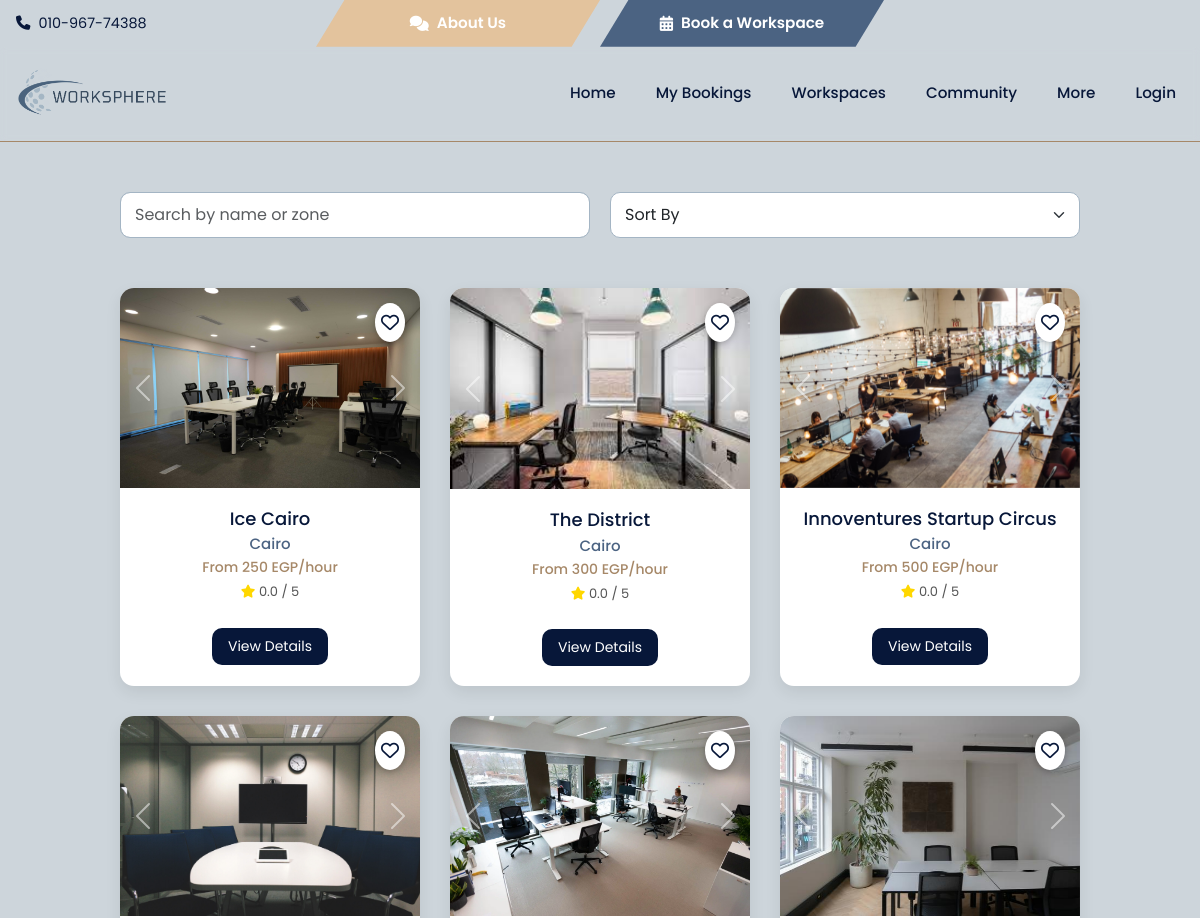
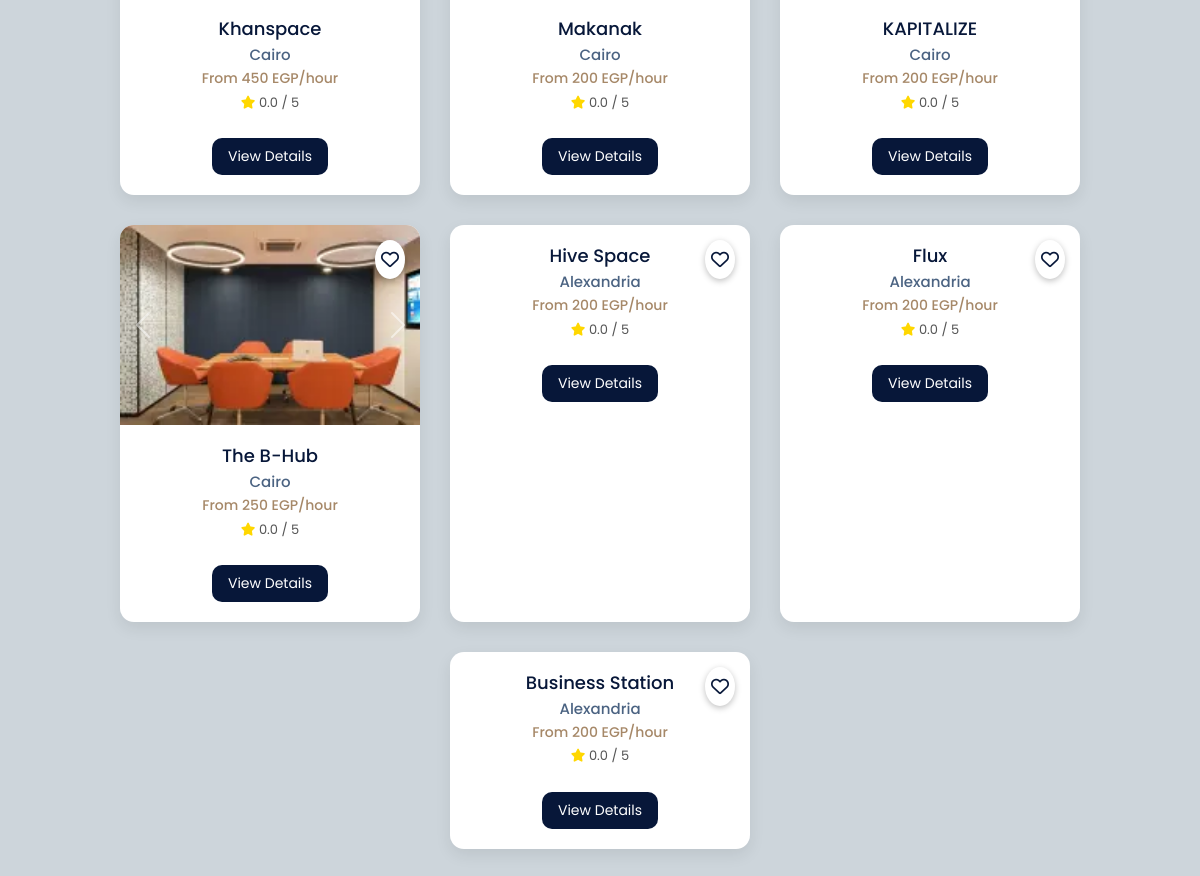
/workspaces_list.php, run on the app's committed database (2 pictures, top to bottom).
### tables this page shows
CREATE TABLE `workspaces` (
  `workspace_id` int(11) NOT NULL,
  `user_id` int(11) NOT NULL,
  `name` varchar(255) NOT NULL,
  `location` varchar(255) NOT NULL,
  `description` longtext DEFAULT NULL,
  `price/hr` float DEFAULT NULL,
  `zone_id` int(11) NOT NULL,
  `created_at` timestamp NOT NULL DEFAULT current_timestamp(),
  `Availability` tinyint(4) NOT NULL DEFAULT 1,
  `latitude` float(10,6) NOT NULL,
  `longitude` float(10,6) NOT NULL
);

CREATE TABLE `rooms` (
  `room_id` int(11) NOT NULL,
  `workspace_id` int(11) NOT NULL,
  `room_name` varchar(255) DEFAULT NULL,
  `seats` int(11) DEFAULT NULL,
  `type_id` int(255) DEFAULT NULL,
  `room_status` varchar(255) DEFAULT NULL,
  `images` longtext NOT NULL,
  `p/hr` int(11) NOT NULL,
  `p/m` float NOT NULL
);

CREATE TABLE `zone` (
  `zone_id` int(11) NOT NULL,
  `zone_name` varchar(255) NOT NULL
);

### workspaces_list.php (the view, shortened to what this page needs)
<?php
include "nav.php";
$order_by = "workspaces.workspace_id";
$select_ws = "SELECT workspaces.*,
                     zone.zone_name,
                     rooms.images,
                     COALESCE(AVG(reviews.rating), 0) AS avg_rating,
                     MIN(rooms.`p/hr`) AS starting_price
              FROM `workspaces`
              JOIN `rooms` ON `workspaces`.`workspace_id` = `rooms`.`workspace_id`
              LEFT JOIN `zone` ON `workspaces`.`zone_id` = `zone`.`zone_id`
              LEFT JOIN `bookings` ON `rooms`.`room_id` = `bookings`.`room_id`
              LEFT JOIN `reviews` ON `bookings`.`booking_id` = `reviews`.`booking_id`
              WHERE `Availability`=2
              GROUP BY workspaces.workspace_id
              ORDER BY $order_by";
$run_select_ws = mysqli_query($connect, $select_ws);
$run_select_search = null;
?>
<!DOCTYPE html>
<html lang="en">
<head>
  <link href="https://cdn.jsdelivr.net/npm/bootstrap@5.3.0/dist/css/bootstrap.min.css" rel="stylesheet">
  <link href="https://cdnjs.cloudflare.com/ajax/libs/font-awesome/6.4.2/css/all.min.css" rel="stylesheet">
</head>
<body>
  <div class="search-sort-container">
    <form method="post">
      <input type="text" id="searchText" name="text" class="form-control" placeholder="Search by name or zone">
    </form>
    <form method="post">
      <select name="sort" class="form-select" onchange="this.form.submit()">
        <option value="">Sort By</option>
      </select>
    </form>
  </div>
  <div class="container">
    <?php
    $result_set = isset($_POST['search']) ? $run_select_search : $run_select_ws;
    if ($result_set && mysqli_num_rows($result_set) > 0) {
      foreach ($result_set as $index => $row) {
        $carouselId = "carousel" . $index;
        $is_favorite = false;
        ?>
        <div class="workspace-card" data-latitude="<?php echo $row['latitude']; ?>"
          data-longitude="<?php echo $row['longitude']; ?>">
          <div class="favorite-icon <?= $is_favorite ? 'active' : '' ?>" onclick="toggleFavorite(this, <?= $row['workspace_id'] ?>)">
            <i class="<?= $is_favorite ? 'fa-solid' : 'fa-regular' ?> fa-heart"></i>
          </div>
          <div id="<?= $carouselId ?>" class="carousel slide">
            <div class="carousel-inner">
              <?php
              $img_query = "SELECT `images` FROM `rooms` WHERE `workspace_id` = '{$row['workspace_id']}'";
              $run_img = mysqli_query($connect, $img_query);
              $first = true;
              while ($imag = mysqli_fetch_assoc($run_img)) {
                foreach (explode(',', $imag['images']) as $image) {
                  echo '<div class="carousel-item ' . ($first ? 'active' : '') . '">
                        <img src="./workspace/img/' . trim($image) . '" class="d-block w-100" alt="">
                      </div>';
                  $first = false;
                }
              }
              ?>
            </div>
            <button class="carousel-control-prev" type="button" data-bs-target="#<?= $carouselId ?>"
              data-bs-slide="prev">
              <span class="carousel-control-prev-icon"></span>
            </button>
            <button class="carousel-control-next" type="button" data-bs-target="#<?= $carouselId ?>"
              data-bs-slide="next">
              <span class="carousel-control-next-icon"></span>
            </button>
          </div>
          <div class="card-body">
            <h2><?= htmlspecialchars($row['name']) ?></h2>
            <h3><?= htmlspecialchars($row['zone_name']) ?></h3>
            <h4>From <?= htmlspecialchars($row['starting_price']) ?> EGP/hour</h4>
            <p class="rating"><i class="fas fa-star"></i> <?= number_format($row['avg_rating'], 1) ?> / 5</p>
            <a href="workspace_details.php?ws_id=<?= $row['workspace_id'] ?>" class="view-details">View Details</a>
          </div>
        </div>
      <?php }
    } else {
      echo "<p class='text-center'>No workspaces found.</p>";
    }
    ?>
  </div>
</body>
</html>

### css/nav.css (style rules this page uses)
:root { --deep-navy: #071739; --steel-blue: #4B6382; --sky-blue: #A4B5C4; --cloud-grey: #CDD5DB; --warm-taupe: #A68868; --beige-cream: #E3C39D; --text-color: var(--deep-navy); --accent-color: var(--warm-taupe); --background-color: var(--cloud-grey); --highlight-color: var(--steel-blue); }
body { margin: 0; font-family: 'Poppins', 'Segoe UI', sans-serif; background-color: var(--background-color); }

### workspaces_list.php (style rules this page uses)
:root { --primary-color: #071739; --secondary-color: #4B6382; --info-color: #A4B5C4; --light-color: #CDD5DB; --accent-warm: #A68868; --accent-light: #E3C39D; --radius: 14px; --shadow: 0 6px 16px rgba(0, 0, 0, 0.08); --font-family: 'Poppins', sans-serif; }
body { font-family: var(--font-family); background-color: var(--light-color); margin: 0; padding: 0; }
.search-sort-container { display: flex; justify-content: space-between; align-items: center; flex-wrap: wrap; gap: 20px; padding: 20px; margin: 30px auto; max-width: 1000px; }
.search-sort-container form { flex: 1; min-width: 220px; }
.search-sort-container input, .search-sort-container select { padding: 10px 14px; border-radius: 10px; border: 1px solid var(--info-color); width: 100%; background-color: #fff; }
.container { display: flex; flex-wrap: wrap; justify-content: center; gap: 30px; padding-bottom: 60px; }
.workspace-card { width: 300px; background: #fff; border-radius: var(--radius); box-shadow: var(--shadow); overflow: hidden; transition: transform 0.3s; position: relative; }
.card-body { text-align: center; padding: 20px; }
.card-body h2 { font-size: 18px; color: var(--primary-color); margin-bottom: 6px; text-transform: capitalize; }
.card-body h3 { font-size: 15px; color: var(--secondary-color); margin-bottom: 6px; }
.card-body h4 { font-size: 14px; color: var(--accent-warm); margin-bottom: 6px; }
.card-body p.rating { font-size: 13px; color: #555; margin-bottom: 10px; }
.card-body p.rating i { color: gold; }
.view-details { background: var(--primary-color); color: white; padding: 8px 16px; border-radius: 10px; font-size: 14px; text-decoration: none; display: inline-block; margin-top: 10px; transition: background 0.3s ease; }
.favorite-icon { position: absolute; top: 15px; right: 15px; background: #ffffff; border-radius: 50%; padding: 6px; font-size: 18px; box-shadow: 0 2px 6px rgba(0, 0, 0, 0.25); cursor: pointer; color: var(--primary-color); transition: 0.2s ease; z-index: 10; }

### data on the page
workspaces: name "Ice Cairo", zone.zone_name "Cairo", starting_price "250", avg_rating "0.0"
workspaces: name "The District", zone.zone_name "Cairo", starting_price "300", avg_rating "0.0"
workspaces: name "Innoventures Startup Circus", zone.zone_name "Cairo", starting_price "500", avg_rating "0.0"
workspaces: name "Khanspace", zone.zone_name "Cairo", starting_price "450", avg_rating "0.0"
workspaces: name "Makanak", zone.zone_name "Cairo", starting_price "200", avg_rating "0.0"
rooms: images (picture)
workspaces: name "KAPITALIZE", zone.zone_name "Cairo", starting_price "200", avg_rating "0.0"
workspaces: name "The B-Hub", zone.zone_name "Cairo", starting_price "250", avg_rating "0.0"
workspaces: name "Hive Space", zone.zone_name "Alexandria", starting_price "200", avg_rating "0.0"
workspaces: name "Flux", zone.zone_name "Alexandria", starting_price "200", avg_rating "0.0"
workspaces: name "Business Station", zone.zone_name "Alexandria", starting_price "200", avg_rating "0.0"
